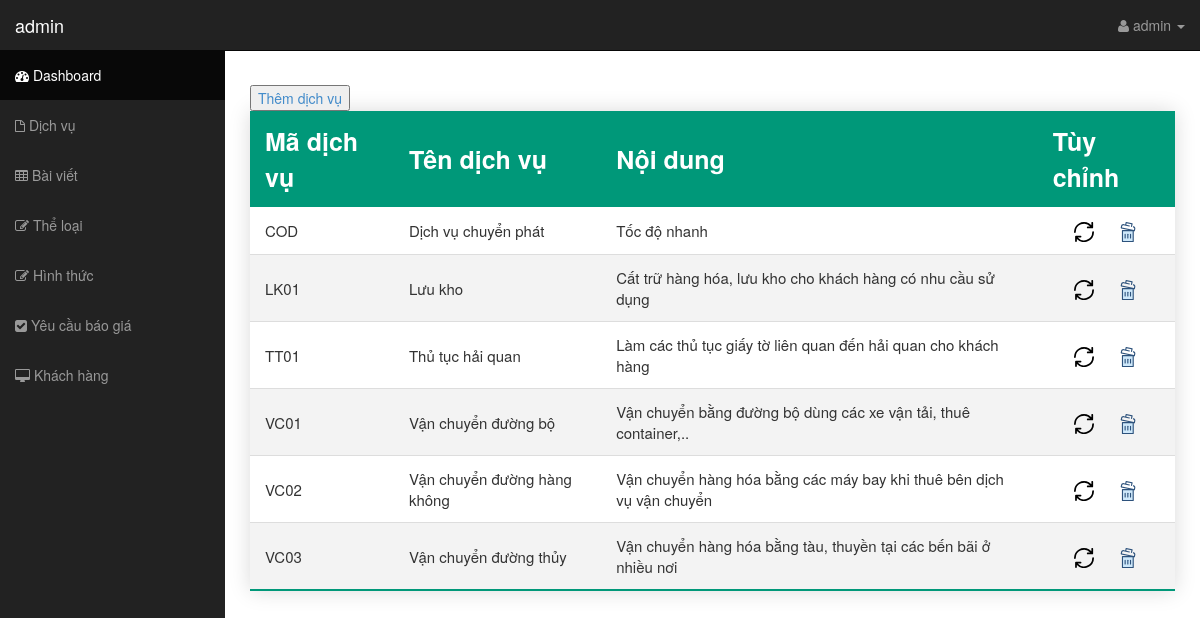
Screenshot of /controller/admin.php?view=dichvu (signed in) with the database file from the repository.
### tables this page shows
CREATE TABLE `dichvu` (
  `madv` varchar(32) NOT NULL,
  `tendv` varchar(255) NOT NULL,
  `noidung` varchar(255) NOT NULL
);

### controller/admin.php (called while the page is built)
<?php
include "../view/admin/header.php";
include "../view/admin/admin.php";
include "../view/admin/footer.php";
?>

### model/thuvien.php (called while the page is built, shortened)
<?php
function showDatabase($pdo, $table) {
	$select = "SELECT * FROM $table";
	$stmt = $pdo->prepare($select);
	$stmt->execute();
	$element = $stmt->fetchAll(PDO::FETCH_ASSOC);
	return $element;
}
?>

### view/admin/dichvu.php (the view, shortened to what this page needs)
<div>
    <button>
        <a href="../controller/them_dv.php">Thêm dịch vụ</a>
    </button>
</div>
<table class="styled-table">
    <thead>
        <tr>
            <th>Mã dịch vụ</th>
            <th>Tên dịch vụ</th>
            <th>Nội dung</th>
            <th>Tùy chỉnh</th>
        </tr>
    </thead>
    <tbody>
        <?php
            $table = "dichvu";
            $row = showDatabase($pdo, $table);
            foreach ($row as $value) {
        ?>
            <tr>
                <td><?php echo $value['madv'];?></td>
                <td><?php echo $value['tendv'];?></td>
                <td><?php echo $value['noidung'];?></td>
                <td class="option">
                    <a class="update" href="../controller/sua_dv.php?madv=<?php echo $value['madv'];?>" value="">
                        <img src="../view/images/icon/update.svg" title="<?php echo $value['madv'];?>" alt="Cập nhật">
                    </a>
                    <a href="../controller/xoa_dv.php?madv=<?php echo $value['madv'];?>">
                        <img src="../view/images/icon/delete.svg" title="Xóa" alt="Xóa">
                    </a>
                </td>
            </tr>
        <?php } ?>
    </tbody>
</table>

### view/css/sb-admin.css (style rules this page uses)
body { margin-top: 50px; }

### view/css/admin.css (style rules this page uses)
.styled-table { border-collapse: collapse; margin: 0 auto; box-shadow: 0 0 20px rgba(0, 0, 0, 0.15); }
.styled-table thead tr { background: #009879; color: #fff; text-align: left; }
.styled-table th, .styled-table td { padding: 12px 15px; }
.styled-table th { font-size: 2.5rem; }
.styled-table td { font-size: 1.5rem; }
.styled-table tbody tr { border-bottom: 1px solid #dddddd; }
.styled-table tbody tr:nth-of-type(even) { background-color: #f3f3f3; }
.styled-table tbody tr:last-of-type { border-bottom: 2px solid #009879; }
.option { text-align: center; }
.option a { color: blue; margin: 10px; cursor: pointer; text-decoration: none; }
.option a img { width: 20px; }

### rows the page displays
dichvu: madv "COD", tendv "Dịch vụ chuyển phát", noidung "Tốc độ nhanh"
dichvu: madv "LK01", tendv "Lưu kho", noidung "Cất trữ hàng hóa, lưu kho cho khách hàng có nhu cầu sử dụng"
dichvu: madv "TT01", tendv "Thủ tục hải quan", noidung "Làm các thủ tục giấy tờ liên quan đến hải quan cho khách hàng"
dichvu: madv "VC01", tendv "Vận chuyển đường bộ", noidung "Vận chuyển bằng đường bộ dùng các xe vận tải, thuê container,.."
dichvu: madv "VC02", tendv "Vận chuyển đường hàng không", noidung "Vận chuyển hàng hóa bằng các máy bay khi thuê bên dịch vụ vận chuyển"
dichvu: madv "VC03", tendv "Vận chuyển đường thủy", noidung "Vận chuyển hàng hóa bằng tàu, thuyền tại các bến bãi ở nhiều nơi"

### other values shown
$username "admin"
